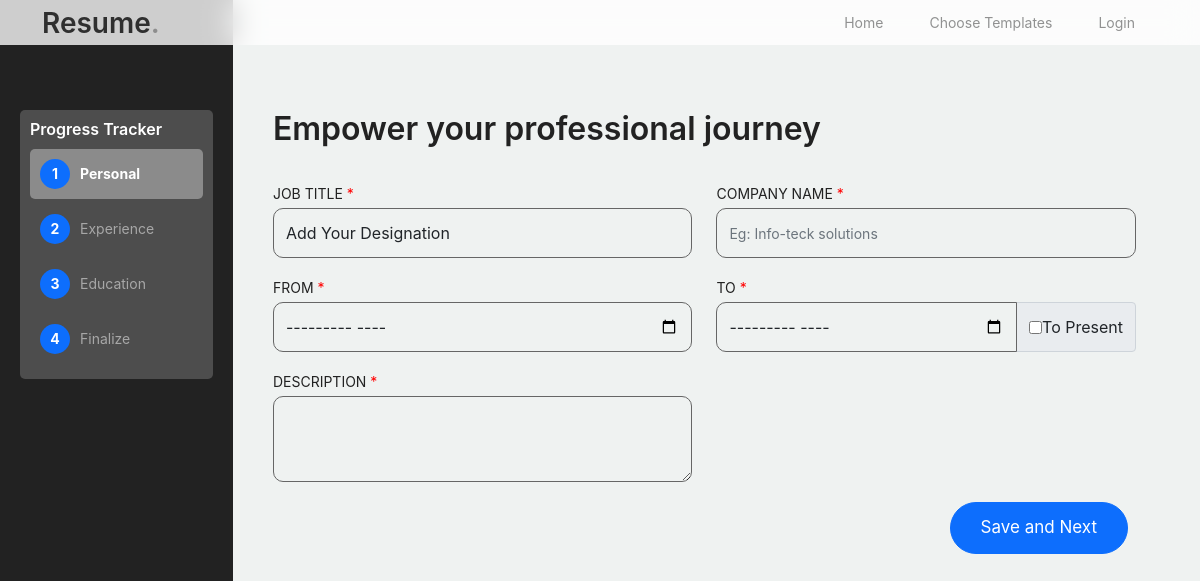
/extracted_work_history (signed in), run on an earlier commit of the app's database.
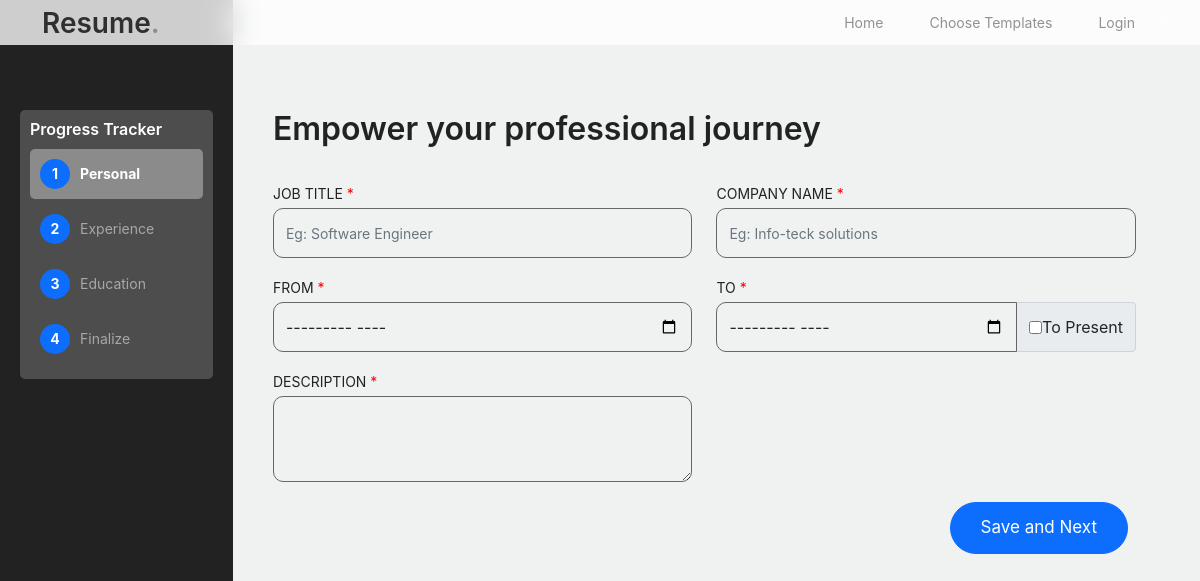
And on a later commit of the database.
### resume_builder/models.py (models this page shows)
class Extracted_ExperienceDetails(models.Model):
    user_id = models.ForeignKey('NewUser', on_delete=models.CASCADE)
    template_id = models.CharField(max_length=50, default='0')
    user_id=models.ForeignKey('NewUser', on_delete=models.CASCADE)
    company_name=models.CharField(max_length=5000, default='Add Your university')
    designation=models.CharField(max_length=5000, default='Add Your Designation')
    start_date=models.CharField(max_length=5000, default='Add Your Start date')
    end_date=models.CharField(max_length=5000, default='Add Your end date')

### resume_builder/views.py (the view, shortened to what this page needs)
# urls.py: path('extracted_work_history',views.extracted_work_history,name="extracted_work_history"),
def extracted_work_history(request):
    user_id = request.user.id
    details=Extracted_ExperienceDetails.objects.filter(user_id_id=user_id).order_by('-id').first()
    context={'details':details}
    return render(request, 'extracted_work_history.html',context)

### resume_builder/templates/extracted_work_history.html (shortened to what the changed rows need)
<!doctype html>
<html lang="en">
<head>
		<link href="/static/home_assets/css/bootstrap.min.css" rel="stylesheet">
		<link href="https://cdnjs.cloudflare.com/ajax/libs/font-awesome/6.0.0-beta3/css/all.min.css" rel="stylesheet">
		<link href="/static/home_assets/css/tiny-slider.css" rel="stylesheet">
		<link href="/static/home_assets/css/style.css" rel="stylesheet">
	</head>
	<body>
<div class="hero1">
		<div class="container1">
			<div class="main-content" id="main-content">
				<div style="margin-top: 70px;">
					<h2 class="mb-4 section-title1" style="color: #222222;"> Empower your professional journey </h2>
				</div>
                <form action="#" class="row g-6" style="background-color: transparent;" method="post">
                    <div class="row g-6">
                        <div class="col-lg-6">
                            <label style="color: #222222;">JOB TITLE <span style="color: red;">*</span></label>
                            <input type="text"required value="{{details.designation}}" name="designation" class="form-control" placeholder="Eg: Software Engineer" style="background-color: transparent; border: 1px solid #666;">
                        </div>
                    </div>
                </form>
			</div>
		</div>
		</div>
	</body>
</html>

What changed in the data, as far as the page shows it:
removed Extracted_ExperienceDetails: designation "Add Your Designation"
